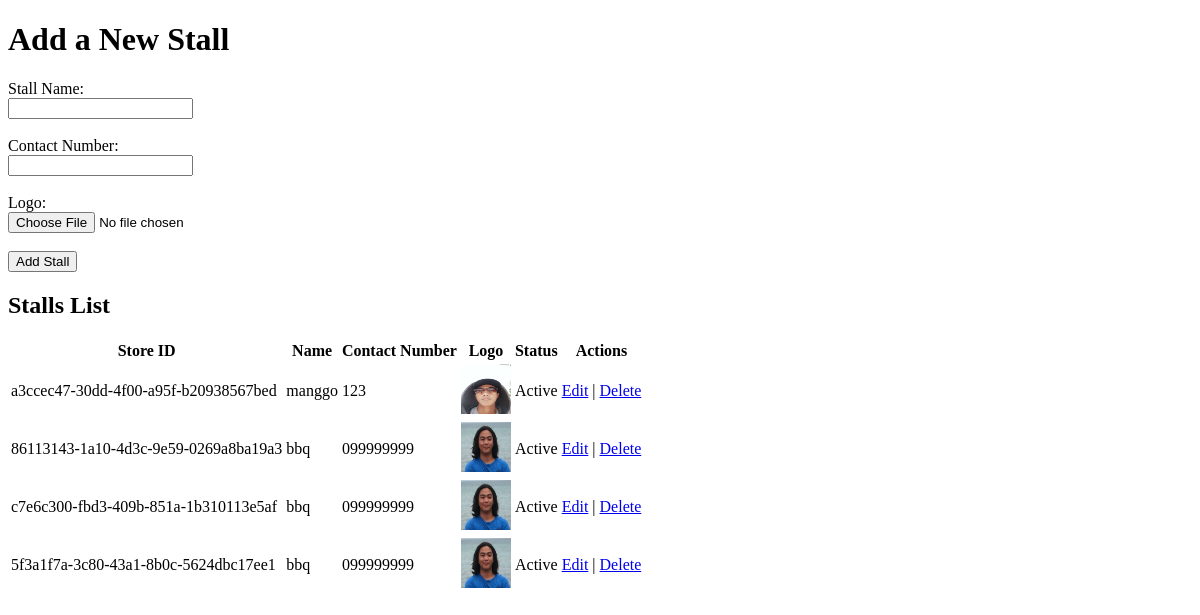
Page /add_stall on the earlier database version.
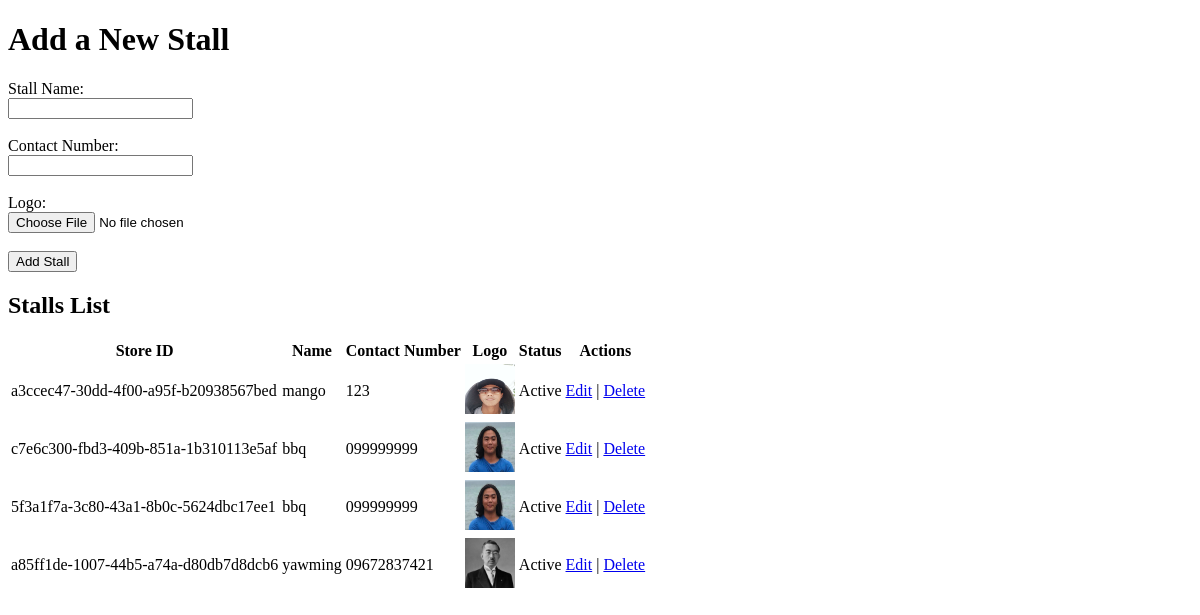
Same page on the later database version.
### TriadApp/models.py (models this page shows, shortened)
class Stall(models.Model):
    store_id = models.UUIDField(default=uuid.uuid4, editable=False, unique=True)
    name = models.CharField(max_length=255)
    logo = models.ImageField(upload_to='stall_logos/')
    contact_number = models.CharField(max_length=15)
    is_active = models.BooleanField(default=True)  # Add is_active field with default value True

### TriadApp/accounts.py (the view, shortened to what this page needs)
# urls.py: path('add_stall', accounts.add_stall, name='add_stall'),
def add_stall(request):
    return render(request, "TriadApp/superadmin/add_stall.html", {
        "stalls": Stall.objects.all()
    })

### TriadApp/templates/TriadApp/superadmin/add_stall.html (shortened to what this page needs)
<!DOCTYPE html>
<html lang="en">
<head>
</head>
<body>
    <h1>Add a New Stall</h1>
    <form method="POST" enctype="multipart/form-data">
        <label for="name">Stall Name:</label><br>
        <input type="text" id="name" name="name" required><br><br>
        <label for="contact_number">Contact Number:</label><br>
        <input type="text" id="contact_number" name="contact_number" required><br><br>
        <label for="logo">Logo:</label><br>
        <input type="file" id="logo" name="logo" required><br><br>
        <button type="submit">Add Stall</button>
    </form>
    <h2>Stalls List</h2>
    <table>
        <thead>
            <tr>
                <th>Store ID</th>
                <th>Name</th>
                <th>Contact Number</th>
                <th>Logo</th>
                <th>Status</th>
                <th>Actions</th>
            </tr>
        </thead>
        <tbody>
            {% for stall in stalls %}
                <tr>
                    <td>{{ stall.store_id }}</td>
                    <td>{{ stall.name }}</td>
                    <td>{{ stall.contact_number }}</td>
                    <td>
                        {% if stall.logo %}
                            <img src="{{ stall.logo.url }}" alt="Logo" style="width: 50px; height: 50px;">
                        {% else %}
                            No Logo
                        {% endif %}
                    </td>
                    <td>
                        {% if stall.is_active %}
                            Active
                        {% else %}
                            Inactive
                        {% endif %}
                    </td>
                    <td>
                        <a href="#"
                           data-store-id="{{ stall.store_id }}"
                           data-name="{{ stall.name }}"
                           data-contact="{{ stall.contact_number }}"
                           data-active="{{ stall.is_active|yesno:'true,false' }}"
                           onclick="editStall(this)">Edit</a> |
                        <a href="#"
                           data-delete-url="{% url 'delete_stall' stall.store_id %}"
                           onclick="confirmDelete(this.dataset.deleteUrl)">Delete</a>
                    </td>
                </tr>
            {% empty %}
                <tr>
                    <td colspan="6">No stalls available</td>
                </tr>
            {% endfor %}
        </tbody>
    </table>
</body>
</html>

Differences in the rows shown:
removed Stall: store_id "86113143-1a10-4d3c-9e59-0269a8ba19a3", name "bbq", contact_number "099999999", logo (picture), is_active "Active"
changed Stall "a3ccec47-30dd-4f00-a95f-b20938567bed": name "manggo" → "mango"
added Stall: store_id "a85ff1de-1007-44b5-a74a-d80db7d8dcb6", name "yawming", contact_number "09672837421", logo (picture), is_active "Active"
